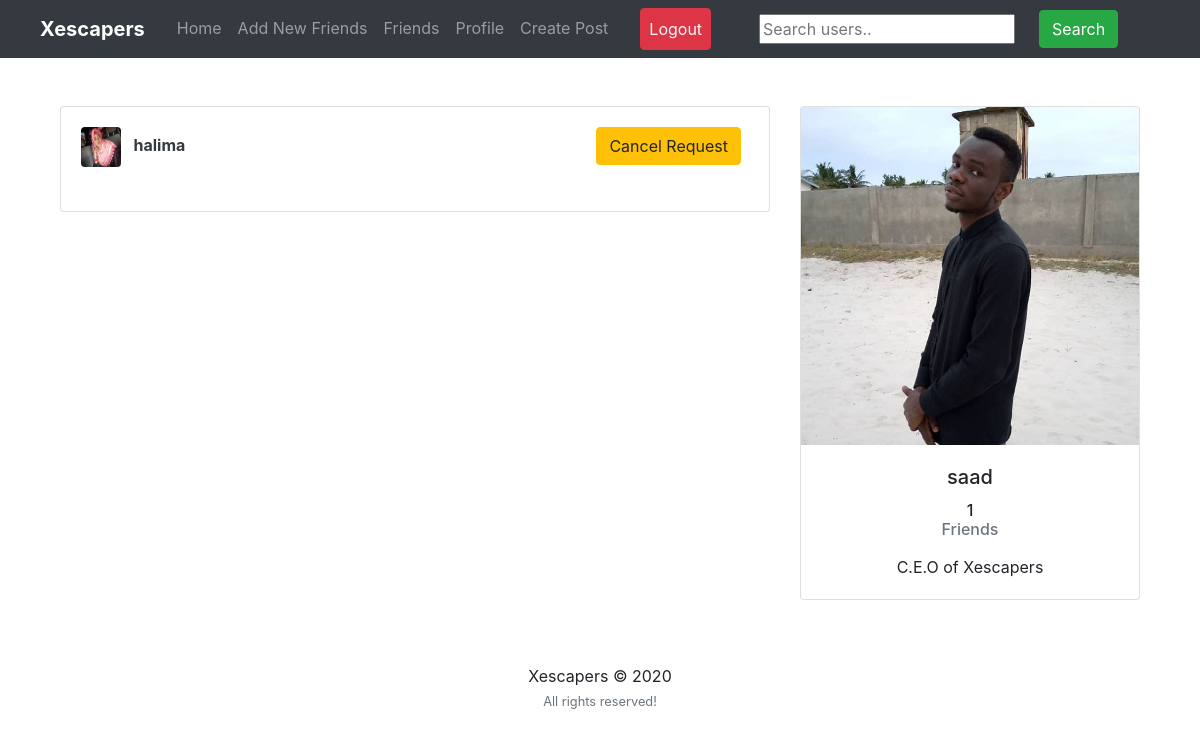
The page /users/ (signed in) on the database its author committed.
### users/models.py (models this page shows)
class Profile(models.Model):
	user = models.OneToOneField(User, on_delete=models.CASCADE)
	image = models.ImageField(default='default.png', upload_to='profile_pics')
	slug = AutoSlugField(populate_from='user')
	bio = models.CharField(max_length=255, blank=True)
	friends = models.ManyToManyField("Profile", blank=True)
	def __str__(self):
		return str(self.user.username)
	def get_absolute_url(self):
		return "/users/{}".format(self.slug)

### users/views.py (the view)
# urls.py: path('users/', user_views.users_list, name='users_list'),
@login_required
def users_list(request):
	users = Profile.objects.exclude(user=request.user)
	sent_friend_requests = FriendRequest.objects.filter(from_user=request.user)
	sent_to = []
	friends = []
	for user in users:
		friend = user.friends.all()
		for f in friend:
			if f in friends:
				friend = friend.exclude(user=f.user)
		friends+=friend
	my_friends = request.user.profile.friends.all()
	for i in my_friends:
		if i in friends:
			friends.remove(i)
	if request.user.profile in friends:
		friends.remove(request.user.profile)
	random_list = random.sample(list(users), min(len(list(users)), 10))
	for r in random_list:
		if r in friends:
			random_list.remove(r)
	friends+=random_list
	for i in my_friends:
		if i in friends:
			friends.remove(i)
	for se in sent_friend_requests:
		sent_to.append(se.to_user)
	context = {
		'users': friends,
		'sent': sent_to
	}
	return render(request, "users/users_list.html", context)

### users/templates/users/users_list.html (shortened to what this page needs)
{% extends "feed/layout.html" %} {% load static %}  {% block searchform %}
    <form
      class="form-inline my-2 my-lg-0 ml-5"
      action="{% url 'search_users' %}"
      method="get"
    >
      <input name="q" type="text" placeholder="Search users.." />
      <button class="btn btn-success my-2 my-sm-0 ml-4" type="submit">
        Search
      </button>
    </form>
    {% endblock searchform %} {% block content %}
    <div class="container">
      <div class="row">
        <div class="col-md-8">
          {% if users %}
          <div class="card card-signin my-5">
            <div class="card-body">
              {% for user_p in users %}
              <a href="{{ user_p.get_absolute_url }}"
                ><img
                  src="{{ user_p.image.url }}"
                  class="rounded mr-2"
                  width="40"
                  height="40"
                  alt=""
              /></a>
              <a class="text-dark" href="{{ user_p.get_absolute_url }}"
                ><b>{{ user_p }}</b></a
              >
              {% if not user_p.user in sent %}
              <small class="float-right">
                <a
                  class="btn btn-primary mr-2"
                  href="{% url 'send_friend_request' user_p.id %}"
                  >Add Friend</a
                >
              </small>
              {% else %}
              <small class="float-right">
                <a
                  class="btn btn-warning mr-2"
                  href="{% url 'cancel_friend_request' user_p.id %}"
                  >Cancel Request</a
                >
              </small>
              {% endif %}
              <br /><br />
              {% endfor %}
            </div>
          </div>
          {% else %}
          <h5><i>No new people to add now! Please come back later!</i></h5>
          {% endif %}
        </div>
        <div class="col-md-4">
          <div class="card card-signin my-5">
            <a href="{{ request.user.profile.get_absolute_url }}"
              ><img
                class="card-img-top"
                src="{{ request.user.profile.image.url }}"
                alt=""
            /></a>
            <div class="card-body">
              <h5 class="card-title text-center">{{ request.user }}</h5>
              <h6 class="text-center">
                {{ request.user.profile.friends.count }}
                <p class="text-muted">Friends</p>
              </h6>
              <p class="card-text text-center">{{ request.user.profile.bio }}</p>
            </div>
          </div>
        </div>
      </div>
      {% endblock content %} {% block jsfiles %}{% endblock jsfiles %}

### rows shown on the page
Profile: image (picture), user.username "halima", shows "Cancel Request"

### other values the page prints
{{ request.user }} "saad"
{{ request.user.profile.friends.count }} "1"
{{ request.user.profile.bio }} "C.E.O of Xescapers"
